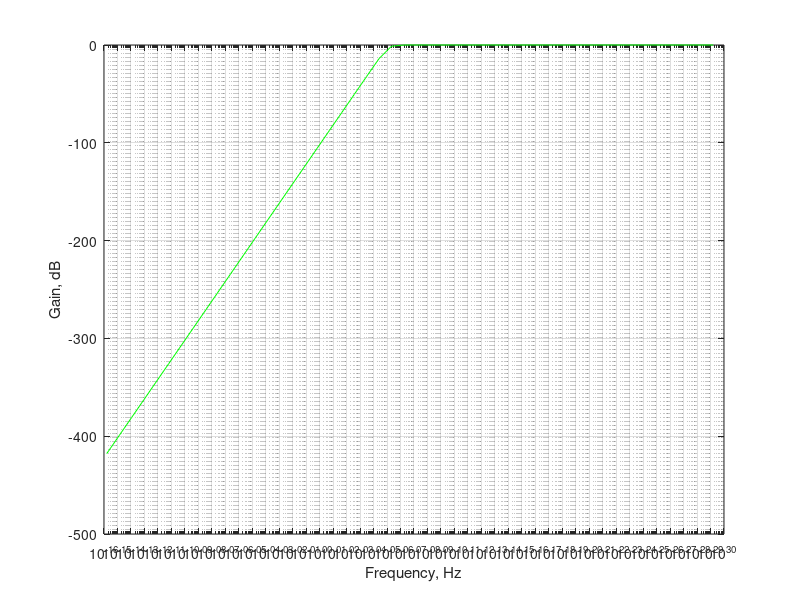

Here is the MATLAB script that generated this plot: (Note: this script raises an error after producing the figure.)
%To design a RL HPF with cutoff frequency 124 kHz or 124000 Hz -
fc = 124000;
R = 3900;
L = R/(2*pi*fc);
%Then, in Transfer function-
numerator = [0 L 0];
denominator = [0 L R];
w = logspace(-15,30);
h = freqs(numerator,denominator,w);
f = w/(2*pi);
magnitude = 20*log10(abs(h));
semilogx(f,magnitude,'g');
grid on;
xlabel('Frequency, Hz');
ylabel('Gain, dB');
xline(124000,'r','124kHz');
yline(-3,'b','-3 dB');
